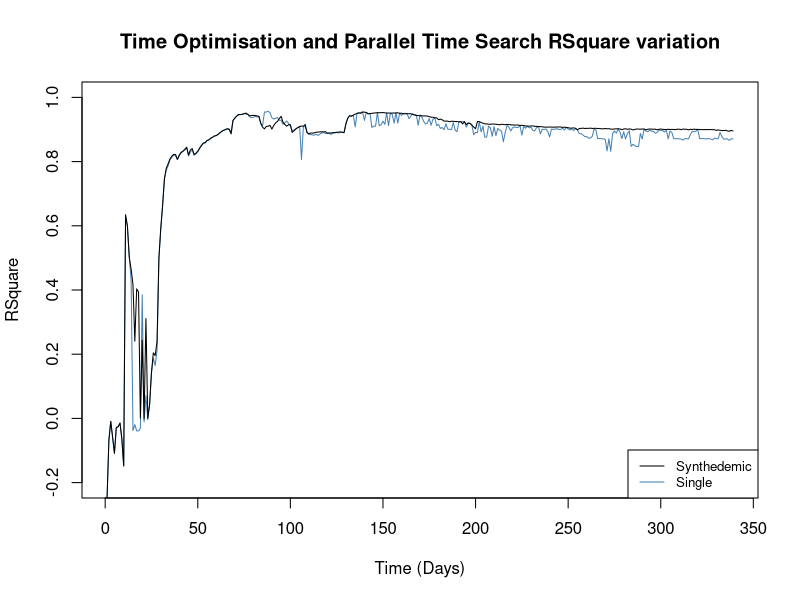

Reproduce this figure in R.
setEPS()
postscript("output/graphs/blur/rSquarePastBoth.eps", height=3)
rsBlur <- read.csv("rsBlur.csv")
rsBlur2 <- read.csv("rsBlurOT.csv")
rsBlur <- rsBlur[,2]
rsBlur2 <- rsBlur2[,2]
print(length(rsBlur))
print(length(rsBlur2))
plot(1:length(rsBlur2), rsBlur2, type="l", col="steelblue", xlab="Time (Days)", ylab="RSquare", ylim=c(-0.2,1))	
lines(1:length(rsBlur), rsBlur, col="black")
# title("Single and Synthedemic past RSquare for Blurred Lines")
legend("bottomright",c("Synthedemic", "Single"), col=c("black", "steelblue"), cex=0.8, lty=1)
title("Time Optimisation and Parallel Time Search RSquare variation")
dev.off()
